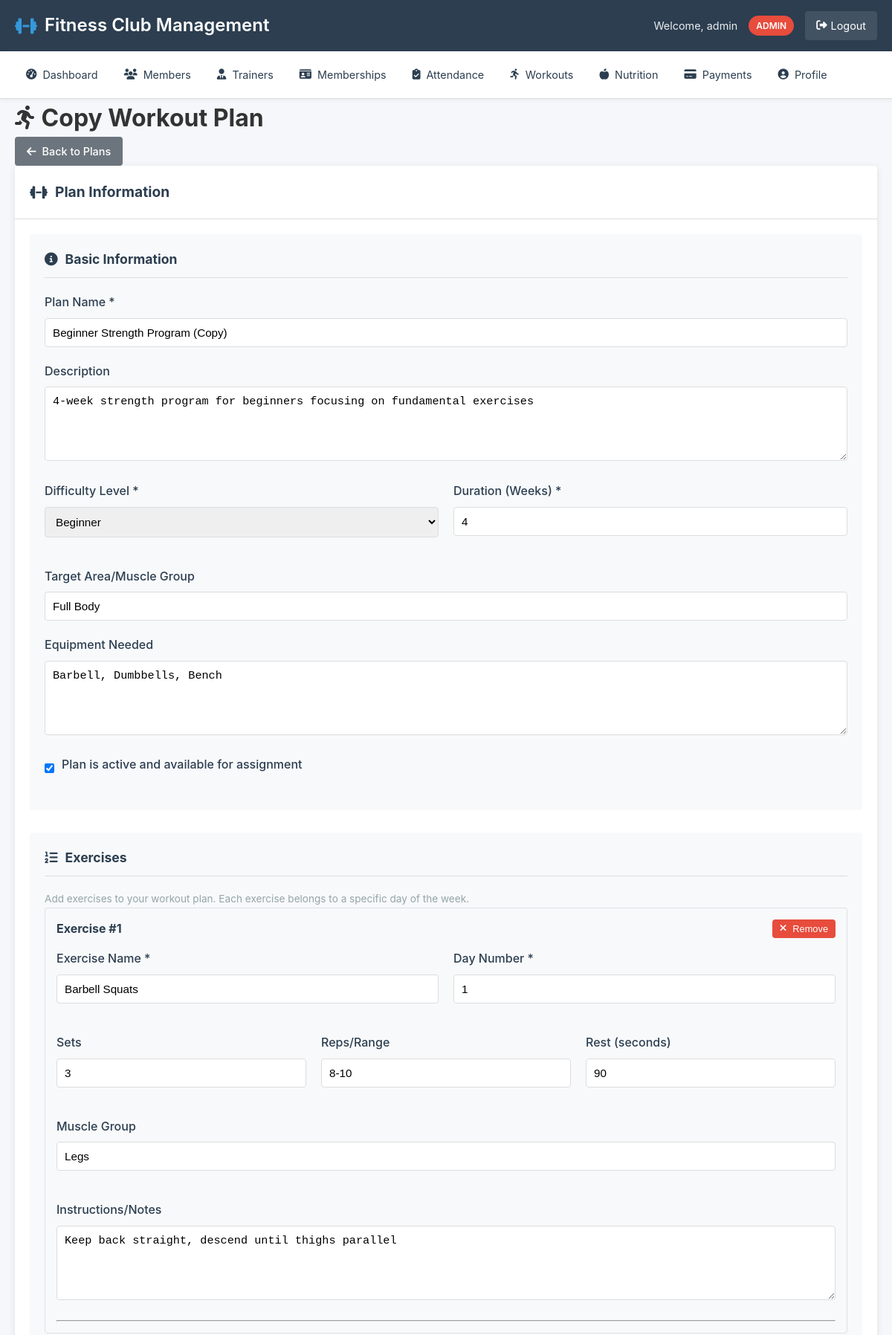
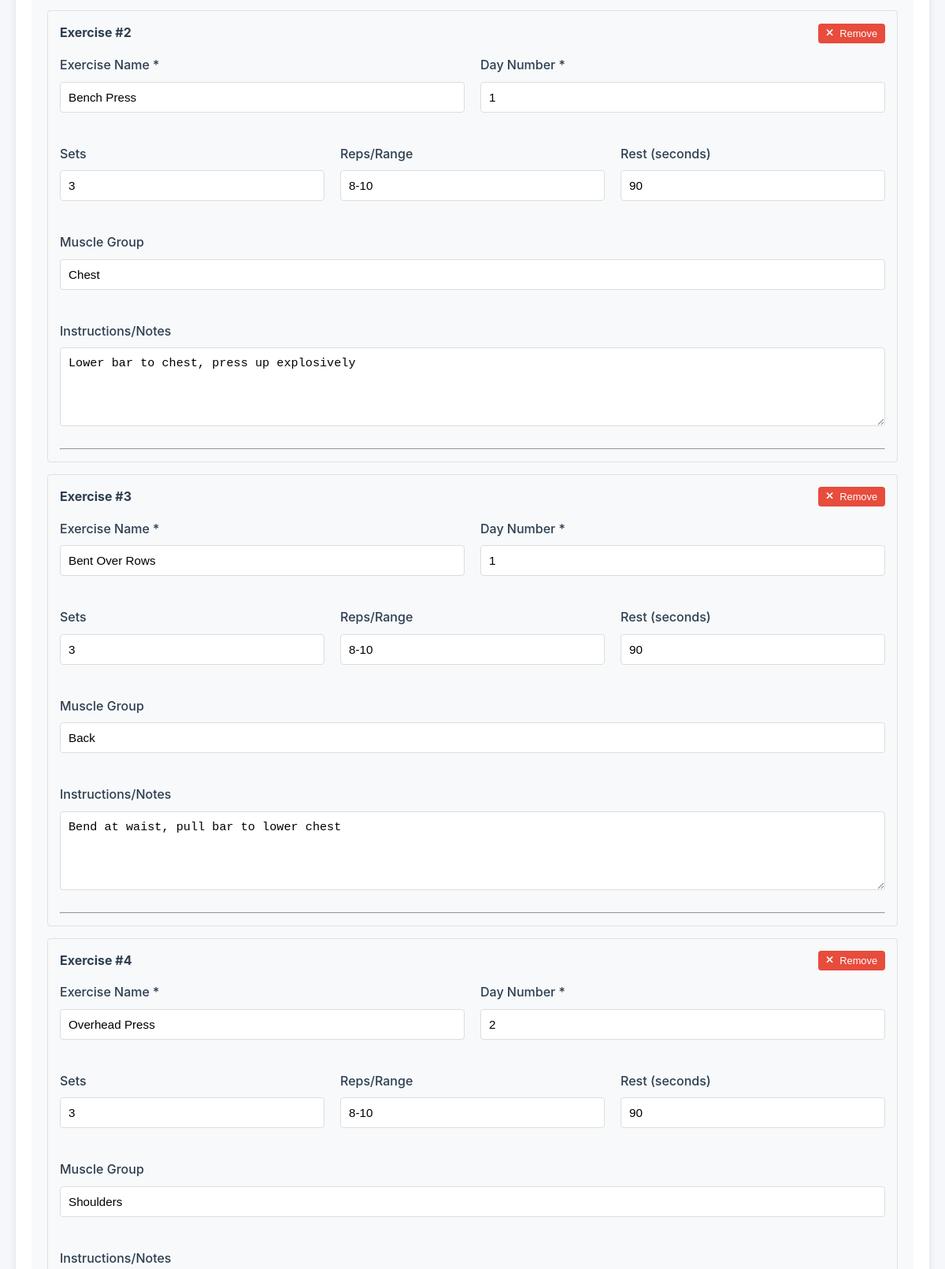
Page /workouts/manage.php?action=copy&id=1 (signed in, upper part) on the committed database (2 pictures, top to bottom).
### tables this page shows
CREATE TABLE workout_plans (
    id INT PRIMARY KEY AUTO_INCREMENT,
    plan_name VARCHAR(100) NOT NULL,
    description TEXT,
    difficulty_level ENUM('Beginner', 'Intermediate', 'Advanced') DEFAULT 'Beginner',
    duration_weeks INT DEFAULT 4,
    target_area VARCHAR(100),
    equipment_needed TEXT,
    created_by INT,
    created_at TIMESTAMP DEFAULT CURRENT_TIMESTAMP,
    is_active BOOLEAN DEFAULT TRUE,
    FOREIGN KEY (created_by) REFERENCES users(id),
    INDEX idx_difficulty (difficulty_level)
);

CREATE TABLE workout_exercises (
    id INT PRIMARY KEY AUTO_INCREMENT,
    workout_plan_id INT NOT NULL,
    exercise_name VARCHAR(100) NOT NULL,
    sets INT DEFAULT 3,
    reps VARCHAR(50),
    rest_seconds INT DEFAULT 60,
    instructions TEXT,
    muscle_group VARCHAR(50),
    day_number INT,
    FOREIGN KEY (workout_plan_id) REFERENCES workout_plans(id) ON DELETE CASCADE,
    INDEX idx_plan (workout_plan_id)
);

### includes/functions.php (called while the page is built, shortened)
<?php
function e($string)
{
    return htmlspecialchars($string ?? '', ENT_QUOTES, 'UTF-8');
}
?>

### public/workouts/manage.php (the view, shortened to what this page needs)
<?php
require_once '../../config/config.php';
require_once '../../includes/functions.php';
$action = isset($_GET['action']) ? $_GET['action'] : 'add';
$plan_id = isset($_GET['id']) ? (int)$_GET['id'] : 0;
$form_data = [
    'plan_name' => '',
    'description' => '',
    'difficulty_level' => 'Beginner',
    'duration_weeks' => 4,
    'target_area' => '',
    'equipment_needed' => '',
    'is_active' => 1
];
$exercises = [];
if ($action === 'edit' || $action === 'copy' || $action === 'delete') {
    $stmt = $pdo->prepare("SELECT * FROM workout_plans WHERE id = ?");
    $stmt->execute([$plan_id]);
    $plan = $stmt->fetch();
    $form_data = [
        'plan_name' => $plan['plan_name'],
        'description' => $plan['description'] ?? '',
        'difficulty_level' => $plan['difficulty_level'],
        'duration_weeks' => $plan['duration_weeks'],
        'target_area' => $plan['target_area'] ?? '',
        'equipment_needed' => $plan['equipment_needed'] ?? '',
        'is_active' => $plan['is_active']
    ];
    if ($action === 'copy') {
        $form_data['plan_name'] = $plan['plan_name'] . ' (Copy)';
    }
    $stmt = $pdo->prepare("SELECT * FROM workout_exercises WHERE workout_plan_id = ? ORDER BY day_number, id");
    $stmt->execute([$plan_id]);
    $exercises = $stmt->fetchAll();
}
$page_title = ucfirst($action) . ' Workout Plan';
if ($action === 'copy') $page_title = 'Copy Workout Plan';
include '../../includes/header.php';
?>
<div class="content-header">
    <h1><i class="fas fa-running"></i> <?php echo e($page_title); ?></h1>
    <div class="header-actions">
        <a href="index.php" class="btn btn-secondary">
            <i class="fas fa-arrow-left"></i> Back to Plans
        </a>
    </div>
</div>
<div class="content-card">
    <div class="card-header">
        <h2><i class="fas fa-dumbbell"></i> Plan Information</h2>
    </div>
    <div class="card-body">
        <form method="POST" action="" id="workoutForm" class="form-grid">
            <div class="form-section">
                <h3><i class="fas fa-info-circle"></i> Basic Information</h3>
                <div class="form-group">
                    <label for="plan_name">Plan Name *</label>
                    <input type="text" id="plan_name" name="plan_name"
                           value="<?php echo e($form_data['plan_name']); ?>" required
                           placeholder="e.g., 4-Week Beginner Strength Program">
                </div>
                <div class="form-group">
                    <label for="description">Description</label>
                    <textarea id="description" name="description" rows="3"
                              placeholder="Describe the workout plan, its goals, and benefits..."><?php echo e($form_data['description']); ?></textarea>
                </div>
                <div class="form-row">
                    <div class="form-group">
                        <label for="difficulty_level">Difficulty Level *</label>
                        <select id="difficulty_level" name="difficulty_level" required>
                            <option value="Beginner" <?php echo $form_data['difficulty_level'] == 'Beginner' ? 'selected' : ''; ?>>Beginner</option>
                        </select>
                    </div>
                    <div class="form-group">
                        <label for="duration_weeks">Duration (Weeks) *</label>
                        <input type="number" id="duration_weeks" name="duration_weeks"
                               value="<?php echo e($form_data['duration_weeks']); ?>" min="1" max="52" required
                               placeholder="e.g., 4">
                    </div>
                </div>
                <div class="form-group">
                    <label for="target_area">Target Area/Muscle Group</label>
                    <input type="text" id="target_area" name="target_area"
                           value="<?php echo e($form_data['target_area']); ?>"
                           placeholder="e.g., Full Body, Upper Body, Chest & Triceps">
                </div>
                <div class="form-group">
                    <label for="equipment_needed">Equipment Needed</label>
                    <textarea id="equipment_needed" name="equipment_needed" rows="2"
                              placeholder="List required equipment, separated by commas..."><?php echo e($form_data['equipment_needed']); ?></textarea>
                </div>
                <div class="form-group">
                    <div class="checkbox">
                        <input type="checkbox" id="is_active" name="is_active"
                               value="1" <?php echo $form_data['is_active'] ? 'checked' : ''; ?>>
                        <label for="is_active">Plan is active and available for assignment</label>
                    </div>
                </div>
            </div>
            <div class="form-section">
                <h3><i class="fas fa-list-ol"></i> Exercises</h3>
                <p class="form-text">Add exercises to your workout plan. Each exercise belongs to a specific day of the week.</p>
                <div id="exercises-container">
                    <?php if (empty($exercises)): ?>
                        <div class="exercise-item" data-index="0">
                            <div class="exercise-header">
                                <h4>Exercise #1</h4>
                                <button type="button" class="btn btn-sm btn-danger remove-exercise" onclick="removeExercise(0)">
                                    <i class="fas fa-times"></i> Remove
                                </button>
                            </div>
                            <div class="form-row">
                                <div class="form-group">
                                    <label>Exercise Name *</label>
                                    <input type="text" name="exercise_name[]" required
                                           placeholder="e.g., Barbell Squats">
                                </div>
                                <div class="form-group">
                                    <label>Day Number *</label>
                                    <input type="number" name="exercise_day[]" value="1" min="1" max="7" required
                                           placeholder="1-7">
                                </div>
                            </div>
                            <div class="form-row">
                                <div class="form-group">
                                    <label>Sets</label>
                                    <input type="number" name="exercise_sets[]" value="3" min="1" max="10"
                                           placeholder="e.g., 3">
                                </div>
                                <div class="form-group">
                                    <label>Reps/Range</label>
                                    <input type="text" name="exercise_reps[]" value="8-12"
                                           placeholder="e.g., 8-12 or 10">
                                </div>
                                <div class="form-group">
                                    <label>Rest (seconds)</label>
                                    <input type="number" name="exercise_rest[]" value="60" min="0" max="300"
                                           placeholder="e.g., 60">
                                </div>
                            </div>
                            <div class="form-row">
                                <div class="form-group">
                                    <label>Muscle Group</label>
                                    <input type="text" name="exercise_muscle[]"
                                           placeholder="e.g., Legs, Chest, Back">
                                </div>
                            </div>
                            <div class="form-group">
                                <label>Instructions/Notes</label>
                                <textarea name="exercise_instructions[]" rows="2"
                                          placeholder="Detailed instructions, form tips, variations..."></textarea>
                            </div>
                            <hr>
                        </div>
                    <?php else: ?>
                        <?php foreach ($exercises as $index => $exercise): ?>
                        <div class="exercise-item" data-index="<?php echo e($index); ?>">
                            <div class="exercise-header">
                                <h4>Exercise #<?php echo e($index + 1); ?></h4>
                                <button type="button" class="btn btn-sm btn-danger remove-exercise" onclick="removeExercise(<?php echo e($index); ?>)">
                                    <i class="fas fa-times"></i> Remove
                                </button>
                            </div>
                            <div class="form-row">
                                <div class="form-group">
                                    <label>Exercise Name *</label>
                                    <input type="text" name="exercise_name[]"
                                           value="<?php echo e($exercise['exercise_name']); ?>" required
                                           placeholder="e.g., Barbell Squats">
                                </div>
                                <div class="form-group">
                                    <label>Day Number *</label>
                                    <input type="number" name="exercise_day[]"
                                           value="<?php echo e($exercise['day_number']); ?>" min="1" max="7" required
                                           placeholder="1-7">
                                </div>
                            </div>
                            <div class="form-row">
                                <div class="form-group">
                                    <label>Sets</label>
                                    <input type="number" name="exercise_sets[]"
                                           value="<?php echo e($exercise['sets']); ?>" min="1" max="10"
                                           placeholder="e.g., 3">
                                </div>
                                <div class="form-group">
                                    <label>Reps/Range</label>
                                    <input type="text" name="exercise_reps[]"
                                           value="<?php echo e($exercise['reps']); ?>"
                                           placeholder="e.g., 8-12 or 10">
                                </div>
                                <div class="form-group">
                                    <label>Rest (seconds)</label>
                                    <input type="number" name="exercise_rest[]"
                                           value="<?php echo e($exercise['rest_seconds']); ?>" min="0" max="300"
                                           placeholder="e.g., 60">
                                </div>
                            </div>
                            <div class="form-row">
                                <div class="form-group">
                                    <label>Muscle Group</label>
                                    <input type="text" name="exercise_muscle[]"
                                           value="<?php echo e($exercise['muscle_group']); ?>"
                                           placeholder="e.g., Legs, Chest, Back">
                                </div>
                            </div>
                            <div class="form-group">
                                <label>Instructions/Notes</label>
                                <textarea name="exercise_instructions[]" rows="2"
                                          placeholder="Detailed instructions, form tips, variations..."><?php echo e($exercise['instructions']); ?></textarea>
                            </div>
                            <hr>
                        </div>
                        <?php endforeach; ?>
                    <?php endif; ?>
                </div>
            </div>
        </form>
    </div>
</div>
<?php include '../../includes/footer.php'; ?>

### assets/css/style.css (style rules this page uses)
* { margin: 0; padding: 0; box-sizing: border-box; }
:root { --primary-color: #2c3e50; --secondary-color: #3498db; --success-color: #27ae60; --warning-color: #f39c12; --danger-color: #e74c3c; --info-color: #2980b9; --light-color: #ecf0f1; --dark-color: #2c3e50; --gray-color: #95a5a6; --border-color: #ddd; --shadow: 0 2px 10px rgba(0, 0, 0, 0.1); --border-radius: 4px; --transition: all 0.3s ease; }
body { font-family: -apple-system, BlinkMacSystemFont, 'Segoe UI', Roboto, Oxygen, Ubuntu, sans-serif; line-height: 1.6; color: #333; background-color: #f5f7fa; min-height: 100vh; display: flex; flex-direction: column; }
.content-card { background: white; border-radius: var(--border-radius); box-shadow: var(--shadow); margin-bottom: 30px; overflow: hidden; }
.card-header { padding: 20px; border-bottom: 1px solid var(--border-color); display: flex; justify-content: space-between; align-items: center; }
.card-header h2 { font-size: 1.2rem; color: var(--dark-color); display: flex; align-items: center; gap: 10px; }
.card-body { padding: 20px; }
.btn { display: inline-flex; align-items: center; justify-content: center; gap: 8px; padding: 8px 16px; border: none; border-radius: var(--border-radius); font-size: 0.9rem; font-weight: 500; text-decoration: none; cursor: pointer; transition: var(--transition); white-space: nowrap; }
.btn-sm { padding: 5px 10px; font-size: 0.8rem; }
.btn-secondary { background-color: #6c757d; color: white; }
.btn-danger { background-color: var(--danger-color); color: white; }
.form-grid { display: flex; flex-direction: column; gap: 30px; }
.form-section { background: #f8f9fa; border-radius: var(--border-radius); padding: 20px; }
.form-section h3 { font-size: 1.1rem; color: var(--dark-color); margin-bottom: 20px; display: flex; align-items: center; gap: 10px; padding-bottom: 10px; border-bottom: 1px solid var(--border-color); }
.form-row { display: grid; grid-template-columns: repeat(auto-fit, minmax(250px, 1fr)); gap: 20px; margin-bottom: 20px; }
.form-group { margin-bottom: 20px; }
.form-group label { display: block; margin-bottom: 8px; font-weight: 500; color: var(--dark-color); display: flex; align-items: center; gap: 8px; }
.form-group input, .form-group select, .form-group textarea { width: 100%; padding: 10px; border: 1px solid var(--border-color); border-radius: var(--border-radius); font-size: 0.95rem; transition: var(--transition); }
.form-group textarea { min-height: 100px; resize: vertical; }
.form-text { display: block; margin-top: 5px; font-size: 0.85rem; color: var(--gray-color); }
.checkbox { display: flex; align-items: center; gap: 10px; }
.checkbox input[type="checkbox"] { width: auto; }

### public/workouts/manage.php (style rules this page uses)
.exercise-item { background: #f8f9fa; border-radius: 4px; padding: 15px; margin-bottom: 15px; border: 1px solid #dee2e6; }
.exercise-header { display: flex; justify-content: space-between; align-items: center; margin-bottom: 15px; }
.exercise-header h4 { margin: 0; color: #2c3e50; }
.remove-exercise { font-size: 0.8rem; }

### rows in the picture
workout_plans: description "4-week strength program for beginners focusing on fundamental exercises", difficulty_level "Beginner", duration_weeks "4", target_area "Full Body", equipment_needed "Barbell, Dumbbells, Bench", is_active "☑"
workout_exercises: exercise_name "Barbell Squats", day_number "1", sets "3", reps "8-10", rest_seconds "90", muscle_group "Legs", instructions "Keep back straight, descend until thighs parallel"
workout_exercises: exercise_name "Bench Press", day_number "1", sets "3", reps "8-10", rest_seconds "90", muscle_group "Chest", instructions "Lower bar to chest, press up explosively"
workout_exercises: exercise_name "Bent Over Rows", day_number "1", sets "3", reps "8-10", rest_seconds "90", muscle_group "Back", instructions "Bend at waist, pull bar to lower chest"
workout_exercises: exercise_name "Overhead Press", day_number "2", sets "3", reps "8-10", rest_seconds "90", muscle_group "Shoulders"

### other values in the picture
SITE_NAME "Fitness Club Management"
$_SESSION['user_name'] "admin"
$_SESSION['user_role'] "ADMIN"
$page_title "Copy Workout Plan"
